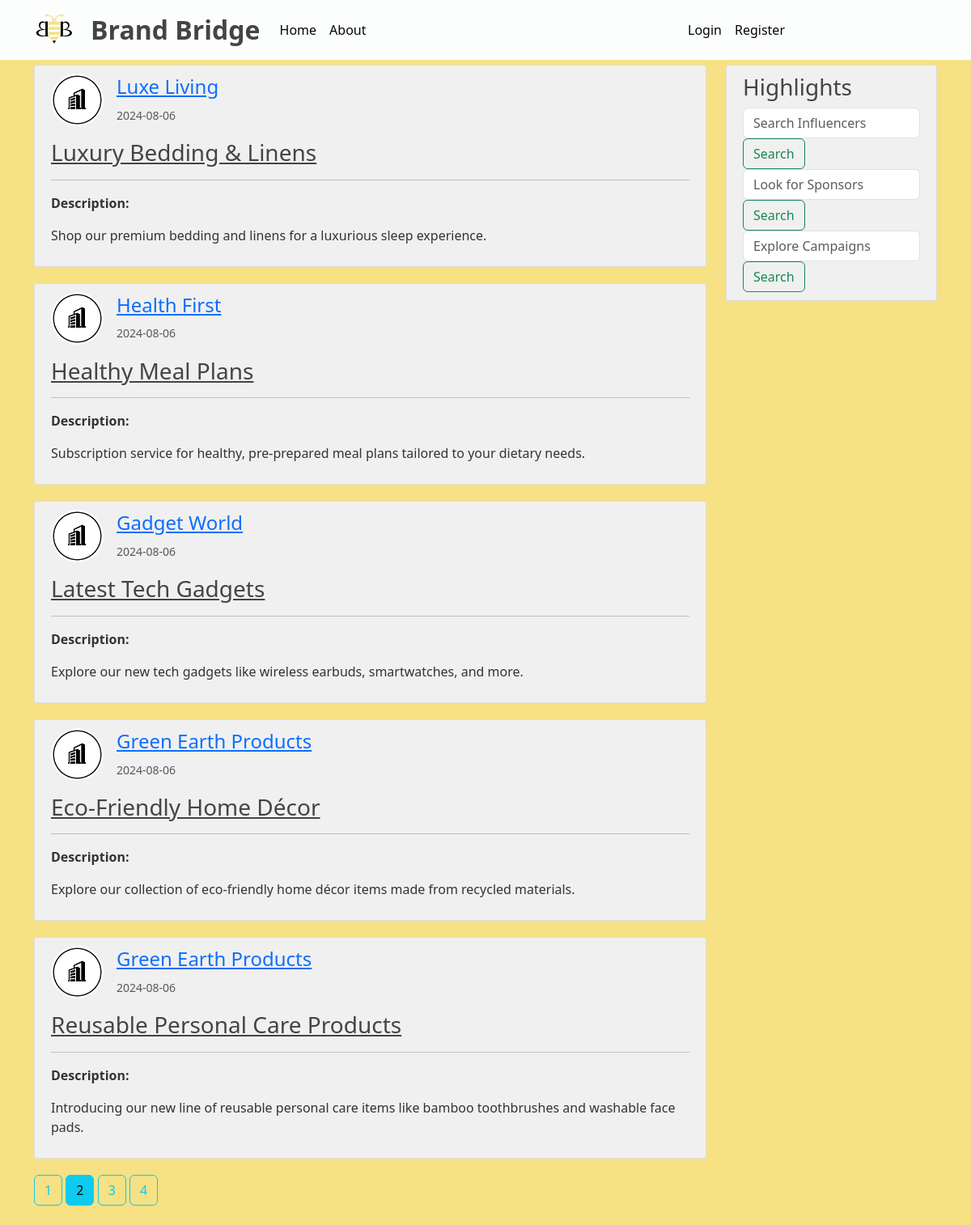
The page /home?page=2 on the database its author committed.
### BrandBridge/models.py (models this page shows, shortened)
class Campaign(db.Model):
    id = db.Column(db.Integer, primary_key=True)
    title = db.Column(db.String(100), nullable=False)
    desc = db.Column(db.Text, nullable=False)
    date_posted = db.Column(db.DateTime, nullable=False, default=lambda: datetime.now(timezone("Asia/Kolkata")))
    start_date = db.Column(db.DateTime, nullable=False)
    end_date = db.Column(db.DateTime, nullable=False)
    budget = db.Column(db.String(15), nullable=False)
    goals = db.Column(db.Text, nullable=False)
    sponsor_id = db.Column(db.Integer, db.ForeignKey('sponsor.id'), nullable=False)
    ad_requests = db.relationship('AdRequest', backref='campaign', lazy=True)

class Sponsor(db.Model, UserMixin):
    id = db.Column(db.Integer, primary_key=True)
    email = db.Column(db.String(120), unique=True, nullable=False)
    company_name = db.Column(db.String(40), unique=True, nullable=False)
    industry = db.Column(db.String(40), nullable=False)
    budget = db.Column(db.String(15), nullable=False)
    image_file = db.Column(db.String(20), nullable=False, default='default_company.png')
    password = db.Column(db.String(60), nullable=False)
    campaigns = db.relationship('Campaign', backref='owner', lazy=True)

### BrandBridge/routes.py (the view)
@app.route('/')
@app.route('/home')
def home():
    page=request.args.get('page', 1, type=int)
    campaigns = Campaign.query.order_by(Campaign.date_posted.desc()).paginate(page=page, per_page=5)
    return render_template('home.html', campaigns=campaigns)

### BrandBridge/templates/home.html (shortened to what this page needs)
{% extends "layout.html" %}
{% block content %}
    {% for campaign in campaigns.items %}
        <article class="media content-section">
            <div class="d-flex align-items-center">
                <img class="rounded-circle article-img" src="{{ url_for('static', filename='profile_pics/'+campaign.owner.image_file)}}">
                <div class="ml-3">
                    <h4><a class="mr-2" href="{{ url_for('sponsor_campaigns', company_name=campaign.owner.company_name)}}">{{ campaign.owner.company_name }}</a></h4>
                    <small class="text-muted">{{ campaign.date_posted.strftime('%Y-%m-%d') }}</small>
                </div>
            </div>
            <div class="media-body mt-3">
                <h3><a class="article-title" href="{{url_for('campaign', campaign_id=campaign.id)}}">{{ campaign.title }}</a></h3>
                <hr>
                <p class="article-content"><B>Description:</B></p>
                <p class="article-content">{{ campaign.desc }}</p>
            </div>
        </article>
    {% endfor %}
    {% for page_num in campaigns.iter_pages(left_edge=1, right_edge=1, left_current=2, right_current=3) %}
        {% if page_num %}
            {% if campaigns.page == page_num %}
                <a class="btn btn-info mb-4" href="{{ url_for('home', page=page_num) }}">{{ page_num }}</a>
            {% else %}
                <a class="btn btn-outline-info mb-4" href="{{ url_for('home', page=page_num) }}">{{ page_num }}</a>
            {% endif %}
        {% endif %}
    {% endfor %}
{% endblock content %}

### BrandBridge/static/main.css (style rules this page uses)
body { background: #f7e185; color: #333333; margin-top: 5rem; }
h1, h2, h3, h4, h5, h6 { color: #444444; }
.content-section { background: #f0f0f0; padding: 10px 20px; border: 1px solid #dddddd; border-radius: 3px; margin-bottom: 20px; }
.article-title { color: #444444; }
.article-content { white-space: pre-line; }
.article-img { height: 65px; width: 65px; margin-right: 16px; }

### rows shown on the page
Campaign: image_file (placeholder picture), owner.company_name "Luxe Living", date_posted "2024-08-06", title "Luxury Bedding & Linens", desc "Shop our premium bedding and linens for a luxurious sleep experience."
Campaign: image_file (placeholder picture), owner.company_name "Health First", date_posted "2024-08-06", title "Healthy Meal Plans", desc "Subscription service for healthy, pre-prepared meal plans tailored to your dietary needs."
Campaign: image_file (placeholder picture), owner.company_name "Gadget World", date_posted "2024-08-06", title "Latest Tech Gadgets", desc "Explore our new tech gadgets like wireless earbuds, smartwatches, and more."
Campaign: image_file (placeholder picture), owner.company_name "Green Earth Products", date_posted "2024-08-06", title "Eco-Friendly Home Décor", desc "Explore our collection of eco-friendly home décor items made from recycled materials."
Campaign: image_file (placeholder picture), owner.company_name "Green Earth Products", date_posted "2024-08-06", title "Reusable Personal Care Products", desc "Introducing our new line of reusable personal care items like bamboo toothbrushes and washable face pads."

### other values the page prints
{{ page_num }} "1" "3" "4"
{{ page_num }} "2"
